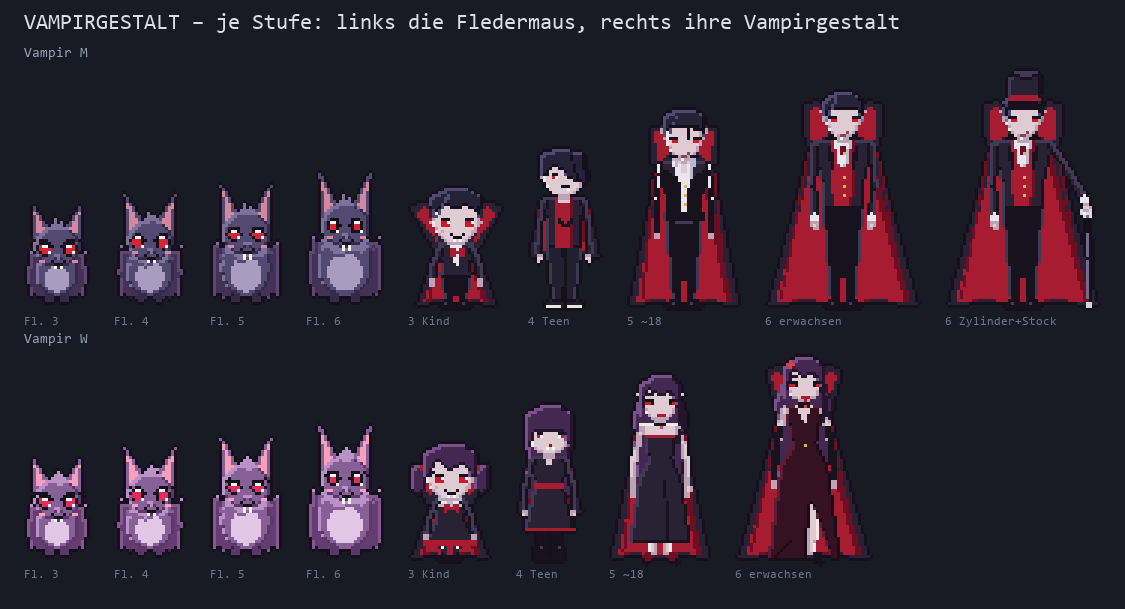

Recreate this plot in Python.
# Entwurf 17.11.2026: Vampir-Fledermaus (zwei Pet-Arten M/W).
# Grundgestalt ist immer die Fledermaus (Ei + 6 Stufen); ab Stufe 3 verwandelt sie
# sich nach Lust in die Vampirgestalt ihrer Stufe: 3 Kind, 4 Teenager,
# 5 junger Erwachsener (~18), 6 ausgewachsen. Eigene Figuren, prozedural.
# Aufruf: python vampir_entwurf.py <zielordner>
#   → fledermaus_entwurf.png, vampir_entwurf.png
import math
import os
import sys

from PIL import Image, ImageDraw, ImageFilter

HIER = os.path.dirname(os.path.abspath(__file__))
for p in (HIER, "C:/DEV/PnPTool/docs/assets/critter-pet"):
    if p not in sys.path:
        sys.path.insert(0, p)
from dcc_entwurf import ei, tafel  # noqa: E402

S = 4  # Überabtastung: Formen in 4×, Mehrheitsentscheid auf 1×
K = (22, 16, 28, 255)
WEISS = (250, 248, 244, 255)


def rgba(f):
    return f if len(f) == 4 else (*f, 255)


def lerp(a, b, t):
    return a + (b - a) * t


# ── Leinwand mit Ebenen ──────────────────────────────────────────────────
class Leinwand:
    def __init__(self, w, h):
        self.w, self.h = w, h
        self.img = Image.new("RGBA", (w, h), (0, 0, 0, 0))

    def _form(self, d, f, fill):
        art = f[0]
        if art == "ell":
            _, cx, cy, rx, ry = f
            d.ellipse([(cx - rx) * S, (cy - ry) * S, (cx + rx) * S, (cy + ry) * S], fill=fill)
        elif art == "poly":
            d.polygon([(x * S, y * S) for x, y in f[1]], fill=fill)
        elif art == "linie":
            pts, b = f[1], f[2]
            d.line([(x * S, y * S) for x, y in pts], fill=fill, width=max(1, round(b * S)), joint="curve")
            for x, y in pts:
                d.ellipse([(x - b / 2) * S, (y - b / 2) * S, (x + b / 2) * S, (y + b / 2) * S], fill=fill)
        elif art == "aus":
            self._form(d, f[1], 0)

    def maske(self, formen):
        m = Image.new("L", (self.w * S, self.h * S), 0)
        d = ImageDraw.Draw(m)
        for f in formen:
            self._form(d, f, 255)
        return m.resize((self.w, self.h), Image.BOX).point(lambda v: 255 if v >= 128 else 0)

    def lege(self, formen, farbe, kante=None, clip=None, maske=None):
        """Ebene in `farbe`. `kante`: Rand dort, wo schon etwas darunter liegt
        (innere Trennlinie), an der freien Silhouette nicht (die bekommt K)."""
        m = maske if maske is not None else self.maske(formen)
        if clip is not None:
            m = Image.composite(m, Image.new("L", m.size, 0), clip)
        if kante is not None:
            alt = self.img.copy().load()
            mp = m.load()
            rand = []
            for y in range(self.h):
                for x in range(self.w):
                    if not mp[x, y]:
                        continue
                    for dx, dy in ((1, 0), (-1, 0), (0, 1), (0, -1)):
                        nx, ny = x + dx, y + dy
                        if 0 <= nx < self.w and 0 <= ny < self.h and not mp[nx, ny] and alt[nx, ny][3]:
                            rand.append((x, y))
                            break
        self.img.paste(rgba(farbe), (0, 0), m)
        if kante is not None:
            px = self.img.load()
            for x, y in rand:
                px[x, y] = rgba(kante)
        return m

    def licht(self, m, hell=None, dunkel=None, b=1, dx=1):
        """Einfache Fasen-Beleuchtung: linke/obere Kante hell, rechte Kante dunkel."""
        if dunkel is not None:
            ver = m.transform(m.size, Image.AFFINE, (1, 0, b * dx, 0, 1, 0))  # nach links geschoben
            band = Image.composite(m, Image.new("L", m.size, 0), ver.point(lambda v: 255 - v))
            self.img.paste(rgba(dunkel), (0, 0), band)
        if hell is not None:
            ver = m.transform(m.size, Image.AFFINE, (1, 0, -b * dx, 0, 1, -b))
            band = Image.composite(m, Image.new("L", m.size, 0), ver.point(lambda v: 255 - v))
            self.img.paste(rgba(hell), (0, 0), band)

    def px(self, x, y, farbe):
        x, y = round(x), round(y)
        if 0 <= x < self.w and 0 <= y < self.h:
            self.img.putpixel((x, y), rgba(farbe))

    def karte(self, x0, y0, zeilen, farben, spiegel=False):
        """ASCII-Pixelkarte; Leerzeichen/Punkt = nichts."""
        for j, z in enumerate(zeilen):
            if spiegel:
                z = z[::-1]
            for i, ch in enumerate(z):
                if ch in farben:
                    self.px(x0 + i, y0 + j, farben[ch])

    def fertig(self):
        return umriss(self.img)


def umriss(img):
    w, h = img.size
    px = img.load()
    out = img.copy()
    po = out.load()
    for y in range(h):
        for x in range(w):
            if px[x, y][3] == 0:
                for dx, dy in ((1, 0), (-1, 0), (0, 1), (0, -1)):
                    nx, ny = x + dx, y + dy
                    if 0 <= nx < w and 0 <= ny < h and px[nx, ny][3]:
                        po[x, y] = K
                        break
    return out


# ══ Fledermaus ═══════════════════════════════════════════════════════════
FLED = {
    "M": dict(D=(50, 44, 74), M=(82, 74, 112), L=(124, 114, 156), B=(168, 156, 192),
              H=(36, 28, 50), H2=(66, 50, 86), H3=(92, 72, 112), O=(212, 136, 158), A=(214, 36, 56), R=(0, 0, 0, 0)),
    "W": dict(D=(90, 56, 104), M=(136, 96, 152), L=(186, 146, 200), B=(226, 198, 230),
              H=(58, 34, 70), H2=(100, 62, 112), H3=(134, 88, 144), O=(248, 160, 186), A=(226, 44, 96), R=(250, 150, 176)),
}


def fledermaus(stufe, g, pose="stehen", augen="offen"):
    """stufe 1..6, g 'M'/'W'. pose: stehen (Flügel angelegt), flug, haengen."""
    p = {k: rgba(v) for k, v in FLED[g].items()}
    t = (stufe - 1) / 5
    L_ = Leinwand(96, 70)
    cx, boden = 48, 66
    rk = lerp(7.2, 8.0, t)            # Kopf
    rb = lerp(5.6, 9.2, t)            # Rumpf
    rbh = rb * lerp(0.95, 1.12, t)
    by = boden - 2.2 - rbh            # Rumpfmitte
    ky = by - rbh * lerp(0.55, 0.85, t) - rk * 0.55  # Kopfmitte
    oh = lerp(5.5, 9.5, t)            # Ohrhöhe
    fl = pose == "flug"

    # Flügel hinten
    sy = by - rbh * 0.45
    if fl:
        sp = lerp(38, 82, t)
        for s in (-1, 1):
            wrist = (cx + s * sp * 0.30, sy - sp * 0.22)
            tips = [(cx + s * sp * 0.50, sy - sp * 0.10), (cx + s * sp * 0.48, sy + sp * 0.12),
                    (cx + s * sp * 0.33, sy + sp * 0.22)]
            koerper = (cx + s * rb * 0.6, by + rbh * 0.55)
            pts = [(cx + s * rb * 0.5, sy - 1), wrist, tips[0]]
            prev = tips[0]
            for tp in tips[1:] + [koerper]:
                mx, my = (prev[0] + tp[0]) / 2, (prev[1] + tp[1]) / 2
                pts.append((lerp(mx, wrist[0], 0.22), lerp(my, wrist[1], 0.22)))  # Bogen nach innen
                pts.append(tp)
                prev = tp
            m = L_.lege([("poly", pts)], p["H2"])
            L_.licht(m, hell=p["H3"], b=1, dx=-s)
            for tp in tips:
                L_.lege([("linie", [wrist, tp], 1.0)], p["H"])
            L_.lege([("linie", [(cx + s * rb * 0.5, sy), wrist], 1.6)], p["H"])
            L_.lege([("poly", [(wrist[0] - 1, wrist[1]), (wrist[0] + s * 1.5, wrist[1] - 2.6), (wrist[0] + 1, wrist[1])])], p["D"])
    else:
        zu = 1.0 if pose == "haengen" else 0.0
        for s in (-1, 1):
            br = rb * lerp(1.0, 0.7, zu)
            pts = [(cx + s * rb * 0.55, sy - 1), (cx + s * (br + 1.8), sy - 3.6),  # Daumen oben
                   (cx + s * (br + 2.6), by), (cx + s * (br + 1.8), boden - 1.8),
                   (cx + s * (br + 0.4), boden - 3.4), (cx + s * (br - 0.8), boden - 1.4),
                   (cx + s * rb * lerp(0.3, -0.1, zu), boden - 2.8)]
            m = L_.lege([("poly", pts)], p["H2"])
            L_.licht(m, hell=p["H3"], dunkel=p["H"], dx=-s)
            L_.px(cx + s * (br + 2.0), sy - 4.6, p["L"])  # Daumenkralle

    # Füße
    if not fl:
        for s in (-1, 1):
            L_.lege([("ell", cx + s * rb * 0.38, boden - 1.4, 1.6, 1.3)], p["D"])
    # Rumpf
    m = L_.lege([("ell", cx, by, rb, rbh)], p["M"], kante=p["D"])
    L_.licht(m, hell=p["L"], dunkel=p["D"], b=1)
    L_.lege([("ell", cx, by + rbh * 0.22, rb * 0.6, rbh * 0.62)], p["B"], clip=m)
    if stufe >= 4:  # Halskrause aus Fell
        n = 7
        pts = []
        for i in range(n + 1):
            a = math.pi * i / n
            r = rb * 0.95 + (1.6 if i % 2 else 0)
            pts.append((cx - math.cos(a) * r, by - rbh * 0.62 + math.sin(a) * 2.6 + (1.8 if i % 2 else 0)))
        pts += [(cx + rb * 0.8, by - rbh * 0.8), (cx - rb * 0.8, by - rbh * 0.8)]
        L_.lege([("poly", pts)], p["L"], kante=p["M"])

    # Ohren
    for s in (-1, 1):
        a = (cx + s * rk * 0.18, ky - rk * 0.55)
        b_ = (cx + s * rk * 0.95, ky - rk * 0.15)
        tip = (cx + s * rk * lerp(1.15, 1.05, t), ky - rk - oh)
        m = L_.lege([("poly", [a, tip, b_])], p["M"], kante=p["D"])
        inn = [(lerp(a[0], b_[0], 0.25), lerp(a[1], b_[1], 0.25) + 0.3), (lerp(tip[0], cx + s * rk * 0.55, 0.2), tip[1] + 2.2),
               (lerp(a[0], b_[0], 0.8), lerp(a[1], b_[1], 0.8))]
        L_.lege([("poly", inn)], p["O"], clip=m)
    # Kopf
    m = L_.lege([("ell", cx, ky, rk, rk * 0.9)], p["M"], kante=p["D"])
    L_.licht(m, hell=p["L"], dunkel=p["D"])
    # Haarbüschel
    if g == "W":
        L_.lege([("poly", [(cx - 2.5, ky - rk * 0.8), (cx, ky - rk * 1.25), (cx + 2.8, ky - rk * 1.05), (cx + 1.0, ky - rk * 0.65)])], p["L"])
        L_.px(cx + 2.6, ky - rk * 1.15 + 1, p["M"])
    else:
        L_.lege([("poly", [(cx - 2, ky - rk * 0.82), (cx - 0.6, ky - rk * 1.3), (cx + 0.6, ky - rk * 0.95), (cx + 2.0, ky - rk * 1.22), (cx + 2.4, ky - rk * 0.8)])], p["L"])
    # Gesicht
    er = lerp(2.7, 2.2, t)
    ey = ky + 0.2
    for s in (-1, 1):
        ex = cx + s * max(rk * 0.44, er + 1.7)
        if augen == "zu":
            L_.lege([("linie", [(ex - er, ey), (ex, ey + 0.8), (ex + er, ey)], 0.9)], K)
            continue
        L_.lege([("ell", ex, ey, er, er * 1.1)], K)
        if stufe >= 3:
            L_.lege([("ell", ex, ey + 0.4, er * 0.62, er * 0.62)], p["A"])
        L_.px(ex - er * 0.4, ey - er * 0.5, WEISS)
        L_.px(ex - er * 0.4 + 1, ey - er * 0.5, WEISS)
        L_.px(ex + er * 0.45, ey + er * 0.45, WEISS)
        if g == "W":  # Wimpern außen
            L_.px(ex + s * (er + 0.8), ey - er * 0.9, K)
            L_.px(ex + s * (er + 0.2), ey - er * 1.3, K)
        L_.px(ex + s * 1.2, ey + er + 1.2, p["O"])  # Bäckchen
        L_.px(ex + s * 2.2, ey + er + 1.2, p["O"])
    ny = ky + rk * 0.45
    L_.lege([("ell", cx, ny, 1.5, 0.9)], p["L"])
    L_.px(cx - 0.7, ny, p["D"])
    L_.px(cx + 0.7, ny, p["D"])
    my = ny + 1.4
    L_.karte(round(cx) - 2, round(my), ["K...K", ".KKK."], {"K": K})
    if stufe >= 3:
        lang = 2 if stufe >= 5 else 1
        for i in range(lang):
            L_.px(round(cx) - 1, round(my) + 2 + i, WEISS)
            L_.px(round(cx) + 1, round(my) + 2 + i, WEISS)
    bild = L_.fertig()
    if pose == "haengen":
        bild = bild.transpose(Image.FLIP_TOP_BOTTOM)
        bb = bild.getbbox()
        neu = Image.new("RGBA", (96, 74), (0, 0, 0, 0))
        neu.paste(bild, (0, 4 - bb[1]), bild)
        d = ImageDraw.Draw(neu)
        d.rectangle([cx - 16, 0, cx + 16, 3], fill=(96, 104, 128, 255))  # Kante (Popup/Menü)
        d.line([(cx - 16, 3), (cx + 16, 3)], fill=(60, 66, 86, 255))
        # Krallen um die Kante
        for s in (-1, 1):
            x = round(cx + s * rb * 0.38)
            d.point([(x - 1, 2), (x + 1, 2), (x, 2)], fill=rgba(FLED[g]["D"]))
        bild = neu
    return bild


# ══ Vampirgestalt ════════════════════════════════════════════════════════
HAUT = dict(L=(244, 232, 232), M=(222, 204, 210), D=(188, 164, 180))
STOFF = dict(D=(22, 18, 30), M=(40, 34, 52), L=(66, 58, 84))
ROT = dict(D=(110, 14, 34), M=(168, 28, 50), L=(220, 64, 80))
HEMD = dict(M=(232, 230, 238), D=(186, 184, 204))
GOLD = (222, 180, 76)
HAAR = {"M": dict(D=(18, 16, 28), M=(38, 34, 56), L=(80, 74, 112)),
        "W": dict(D=(36, 20, 44), M=(68, 40, 82), L=(122, 82, 138))}
AUGE = (210, 24, 44)
LIPPE = (178, 22, 48)

# Maße je Stufe (Höhe, Kopfradius, Schulter, Taille, Hüfte, Rumpflänge, Hals)
MASSE = {
    ("M", 3): dict(H=38, rk=8.4, sch=6.0, ta=5.2, hu=5.4, tor=11, hals=0.6),
    ("M", 4): dict(H=52, rk=7.4, sch=7.4, ta=5.6, hu=5.8, tor=16, hals=1.2),
    ("M", 5): dict(H=64, rk=6.8, sch=9.0, ta=6.2, hu=6.4, tor=20, hals=1.8),
    ("M", 6): dict(H=70, rk=6.6, sch=10.6, ta=6.8, hu=6.8, tor=22, hals=2.0),
    ("W", 3): dict(H=37, rk=8.4, sch=5.6, ta=5.0, hu=5.4, tor=10.5, hals=0.6),
    ("W", 4): dict(H=50, rk=7.3, sch=6.4, ta=4.8, hu=6.0, tor=15, hals=1.4),
    ("W", 5): dict(H=60, rk=6.6, sch=7.2, ta=4.0, hu=7.2, tor=18, hals=2.0),
    ("W", 6): dict(H=66, rk=6.4, sch=7.6, ta=4.0, hu=7.8, tor=20, hals=2.2),
}


def vampir(g, stufe, zylinder=False, stock=False):
    """zylinder/stock: Accessoires des Mannes (Mark 17.11.: setzt sich manchmal
    einen Zylinder auf, eleganter Gehstock)."""
    m_ = MASSE[(g, stufe)]
    L_ = Leinwand(72, 96)
    cx, boden = 36, 94
    H, rk = m_["H"], m_["rk"]
    ky = boden - H + rk                 # Kopfmitte
    kinn = ky + rk * 0.92
    sy = kinn + m_["hals"]              # Schulterlinie
    hy = sy + m_["tor"]                 # Hüfte
    beine = boden - hy
    sch, ta, hu = m_["sch"], m_["ta"], m_["hu"]
    hz = HAAR[g]

    # ── Umhang (hinten) ──
    umhang = {3: 1.0, 4: 0.55, 5: 1.0, 6: 1.0}[stufe]
    kragen = {("M", 3): 1.0, ("M", 4): 0.0, ("M", 5): 0.7, ("M", 6): 1.25,
              ("W", 3): 0.6, ("W", 4): 0.0, ("W", 5): 0.0, ("W", 6): 1.25}[(g, stufe)]
    if umhang:
        unten = lerp(sy, boden - 1, umhang)
        weit = sch + lerp(3, {3: 7, 4: 5, 5: 9, 6: 14}[stufe], umhang)
        pts = [(cx - sch + 0.5, sy - 0.5), (cx + sch - 0.5, sy - 0.5),
               (cx + weit, unten), (cx + weit * 0.5, unten - 1.2), (cx, unten), (cx - weit * 0.5, unten - 1.2), (cx - weit, unten)]
        L_.lege([("poly", pts)], STOFF["M"])
        inn = [(cx - sch + 2, sy + 1), (cx + sch - 2, sy + 1), (cx + weit - 2.2, unten - 0.6),
               (cx + weit * 0.5, unten - 2.0), (cx, unten - 0.8), (cx - weit * 0.5, unten - 2.0), (cx - weit + 2.2, unten - 0.6)]
        mr = L_.lege([("poly", inn)], ROT["M"])
        L_.licht(mr, dunkel=ROT["D"], b=2)
        # Faltenlinien
        for s in (-1, 1):
            L_.lege([("linie", [(cx + s * (sch + 1), sy + 4), (cx + s * (weit - 4), unten - 2)], 0.8)], ROT["D"])
    if kragen:
        for s in (-1, 1):
            kh = rk * kragen
            pts = [(cx + s * (sch - 1.5), sy + 1), (cx + s * (rk * 0.55), kinn - 1),
                   (cx + s * (rk * 0.9 + kh * 0.25), ky - kh * 0.7), (cx + s * (rk * 1.25 + kh * 0.55), ky - kh * 0.35 - 1),
                   (cx + s * (sch + 1.5), sy + 1.5)]
            L_.lege([("poly", pts)], STOFF["M"])
            inn = [(cx + s * (rk * 0.7), kinn - 0.5), (cx + s * (rk * 0.95 + kh * 0.25), ky - kh * 0.5),
                   (cx + s * (rk * 1.15 + kh * 0.45), ky - kh * 0.25), (cx + s * (sch - 0.5), sy + 0.5)]
            L_.lege([("poly", inn)], ROT["M"])

    # ── Haar hinten (lang, Frauen) ──
    if g == "W" and stufe >= 4:
        lang = {4: hy - 2, 5: hy + 2, 6: hy + 8}[stufe]
        br = rk * {4: 1.05, 5: 1.25, 6: 1.35}[stufe]
        pts = [(cx - rk * 0.9, ky - rk * 0.4), (cx + rk * 0.9, ky - rk * 0.4)]
        if stufe == 4:
            pts += [(cx + br, lang), (cx - br, lang)]
        else:  # wellig
            n = 5
            rechts = [(cx + br + (1.2 if i % 2 else -0.4), lerp(ky, lang, i / n)) for i in range(1, n + 1)]
            pts += rechts + [(cx + br * 0.4, lang - 2), (cx - br * 0.4, lang - 1)] + [(2 * cx - x, y) for x, y in reversed(rechts)]
        mh = L_.lege([("poly", pts)], hz["M"])
        L_.licht(mh, hell=hz["L"], dunkel=hz["D"])

    # ── Beine ──
    knie = hy + beine * 0.5
    if g == "M":
        hose = STOFF["D"] if stufe != 4 else (34, 32, 48)
        for s in (-1, 1):
            pts = [(cx + s * 0.3, hy), (cx + s * hu, hy - 0.5), (cx + s * (hu * 0.62), boden - 2), (cx + s * 0.9, boden - 2)]
            mb = L_.lege([("poly", pts)], hose, kante=STOFF["D"])
            L_.licht(mb, hell=STOFF["L"] if stufe != 4 else (60, 58, 80), b=1, dx=-s)
            schuh = STOFF["D"] if stufe != 4 else (30, 30, 40)
            L_.lege([("ell", cx + s * (hu * 0.42 + 0.4), boden - 1.3, hu * 0.45 + 0.6, 1.4)], schuh, kante=K)
            if stufe == 4:  # Turnschuh-Sohle
                L_.lege([("poly", [(cx + s * 0.9, boden - 0.6), (cx + s * (hu * 0.84 + 0.8), boden - 0.6), (cx + s * (hu * 0.84 + 0.8), boden), (cx + s * 0.9, boden)])], (230, 230, 236))
            else:
                L_.px(cx + s * (hu * 0.42 + 0.4) - 1, boden - 2, STOFF["L"])
    else:
        bein_farbe = {3: (240, 238, 244), 4: (60, 44, 76), 5: HAUT["M"], 6: HAUT["M"]}[stufe]
        for s in (-1, 1):
            if stufe == 6 and s == -1:
                continue  # das andere Bein bleibt unterm Kleid
            pts = [(cx + s * 0.6, hy), (cx + s * hu * 0.8, hy), (cx + s * (hu * 0.42 + 0.6), boden - 2), (cx + s * 1.0, boden - 2)]
            mb = L_.lege([("poly", pts)], bein_farbe, kante=HAUT["D"] if stufe >= 5 else STOFF["M"])
            if stufe == 4:  # Ringelstrümpfe
                y = hy + 2
                while y < boden - 3:
                    L_.lege([("poly", [(cx - 8, y), (cx + 8, y), (cx + 8, y + 1), (cx - 8, y + 1)])], (24, 18, 32), clip=mb)
                    y += 2
            if stufe >= 5:
                L_.licht(mb, hell=HAUT["L"], dunkel=HAUT["D"], dx=-s)
            # Schuhe
            if stufe == 3:
                L_.lege([("ell", cx + s * (hu * 0.3 + 0.8), boden - 1.2, 2.2, 1.3)], STOFF["D"])
            elif stufe == 4:  # Stiefel
                L_.lege([("poly", [(cx + s * 0.9, knie + 4), (cx + s * (hu * 0.55 + 0.9), knie + 4), (cx + s * (hu * 0.62 + 1.6), boden), (cx + s * 0.6, boden)])], STOFF["D"], kante=K)
                L_.px(cx + s * (hu * 0.45), knie + 5, STOFF["L"])
            else:  # Absatzschuhe
                fx = cx + s * (hu * 0.42 + 0.9)
                L_.lege([("poly", [(fx - 1.6, boden - 2.5), (fx + 1.6, boden - 2.5), (fx + 1.2, boden - 0.5), (fx - 1.2, boden - 0.5)])], ROT["D"] if stufe == 5 else STOFF["D"])
                L_.px(fx + s * 1, boden, STOFF["D"])

    # ── Rumpf / Kleid ──
    tw = sy + m_["tor"] * 0.62
    rumpf = [(cx - sch, sy), (cx + sch, sy), (cx + ta, tw), (cx + hu, hy), (cx - hu, hy), (cx - ta, tw)]
    if g == "M":
        jacke = {3: STOFF["M"], 4: STOFF["M"], 5: STOFF["M"], 6: STOFF["M"]}[stufe]
        mr = L_.lege([("poly", rumpf)], jacke, kante=STOFF["D"])
        L_.licht(mr, hell=STOFF["L"], dunkel=STOFF["D"])
        if stufe == 3:  # Hemd-V, rote Fliege
            L_.lege([("poly", [(cx - 2.6, sy), (cx + 2.6, sy), (cx, tw + 1)])], HEMD["M"], clip=mr)
            L_.karte(round(cx) - 2, round(sy) + 1, ["RR.RR", "RRRRR", "RR.RR"], {"R": ROT["M"]})
        elif stufe == 4:  # offene Jacke, rotes Shirt mit Fledermaus-Logo
            ms = L_.lege([("poly", [(cx - 2.8, sy), (cx + 2.8, sy), (cx + 3.2, hy), (cx - 3.2, hy)])], ROT["M"], clip=mr)
            L_.licht(ms, dunkel=ROT["D"])
            L_.karte(round(cx) - 2, round(sy + m_["tor"] * 0.4), ["K...K", "KK.KK", ".KKK."], {"K": STOFF["D"]})
            L_.lege([("poly", [(cx - 2.5, sy), (cx + 2.5, sy), (cx + 1.5, sy + 1.5), (cx - 1.5, sy + 1.5)])], HAUT["M"])
        elif stufe == 5:  # weißes Hemd offen, schwarze Weste
            mh = L_.lege([("poly", [(cx - 3.4, sy), (cx + 3.4, sy), (cx + 2.4, hy - 2), (cx - 2.4, hy - 2)])], HEMD["M"], clip=mr)
            L_.licht(mh, dunkel=HEMD["D"])
            L_.lege([("poly", [(cx - 1.8, sy), (cx + 1.8, sy), (cx, sy + 5)])], HAUT["M"])  # offener Kragen
            for s in (-1, 1):
                L_.lege([("poly", [(cx + s * 1.8, sy - 0.5), (cx + s * 3.6, sy - 0.5), (cx + s * 2.6, sy + 2.6)])], HEMD["M"], kante=HEMD["D"])
            # Weste
            for s in (-1, 1):
                L_.lege([("poly", [(cx + s * 2.0, sy + 6), (cx + s * (ta + 0.5), sy + 3), (cx + s * (hu - 0.2), hy), (cx + s * 0.3, hy)])], STOFF["D"], clip=mr)
            for i in range(3):
                L_.px(cx - 0.5, sy + 8 + i * 3, GOLD)
        else:  # 6: Frack, rote Weste, Halstuch mit Rubin
            mw = L_.lege([("poly", [(cx - 4.0, sy), (cx + 4.0, sy), (cx + 3.2, hy - 1), (cx - 3.2, hy - 1)])], ROT["M"], clip=mr)
            L_.licht(mw, dunkel=ROT["D"])
            mh = L_.lege([("poly", [(cx - 2.6, sy - 0.5), (cx + 2.6, sy - 0.5), (cx + 1.6, sy + 7), (cx, sy + 8.5), (cx - 1.6, sy + 7)])], HEMD["M"])
            L_.licht(mh, dunkel=HEMD["D"])
            L_.lege([("ell", cx, sy + 3.0, 1.4, 1.4)], ROT["L"], kante=ROT["D"])
            L_.px(cx, sy + 3, GOLD)
            for i in range(3):
                L_.px(cx, sy + 11 + i * 3, GOLD)
            for s in (-1, 1):  # Revers
                L_.lege([("poly", [(cx + s * 4.2, sy), (cx + s * 2.6, sy + 11), (cx + s * 5.2, sy + 5)])], STOFF["L"], kante=STOFF["D"])
    else:
        if stufe == 3:  # Kleidchen mit Bubikragen
            rock_u = hy + beine * 0.42
            pts = rumpf[:3] + [(cx + hu + 3.5, rock_u), (cx - hu - 3.5, rock_u)] + rumpf[5:]
            mr = L_.lege([("poly", pts)], STOFF["M"], kante=STOFF["D"])
            L_.licht(mr, hell=STOFF["L"], dunkel=STOFF["D"])
            L_.lege([("poly", [(cx - hu - 3.5, rock_u - 1.4), (cx + hu + 3.5, rock_u - 1.4), (cx + hu + 3.5, rock_u), (cx - hu - 3.5, rock_u)])], ROT["M"], clip=mr)
            for s in (-1, 1):
                L_.lege([("ell", cx + s * 2.2, sy + 0.8, 2.4, 1.6)], HEMD["M"], kante=HEMD["D"])
            L_.karte(round(cx) - 2, round(sy) + 1, ["RR.RR", "RRRRR", "R...R"], {"R": ROT["M"]})
        elif stufe == 4:  # Kleid bis knapp übers Knie, rote Säume, langärmlig
            rock_u = knie
            pts = rumpf[:3] + [(cx + hu + 2.5, rock_u), (cx - hu - 2.5, rock_u)] + rumpf[5:]
            mr = L_.lege([("poly", pts)], STOFF["M"], kante=STOFF["D"])
            L_.licht(mr, hell=STOFF["L"], dunkel=STOFF["D"])
            L_.lege([("poly", [(cx - hu - 3, rock_u - 1.2), (cx + hu + 3, rock_u - 1.2), (cx + hu + 3, rock_u), (cx - hu - 3, rock_u)])], ROT["M"], clip=mr)
            L_.lege([("poly", [(cx - 2.2, sy), (cx + 2.2, sy), (cx, sy + 2.6)])], HAUT["M"])
            L_.lege([("poly", [(cx - ta - 1, tw - 0.5), (cx + ta + 1, tw - 0.5), (cx + ta + 1, tw + 0.8), (cx - ta - 1, tw + 0.8)])], ROT["M"], clip=mr)
        elif stufe == 5:  # schulterfreies Kleid bis zur Wade
            rock_u = knie + beine * 0.26
            haut = L_.lege([("poly", [(cx - sch, sy), (cx + sch, sy), (cx + ta + 1, sy + 4.2), (cx - ta - 1, sy + 4.2)])], HAUT["M"])
            L_.licht(haut, hell=HAUT["L"], dunkel=HAUT["D"])
            top = sy + 3.6
            pts = [(cx - ta - 1.4, top), (cx + ta + 1.4, top), (cx + ta, tw), (cx + hu, hy), (cx + hu + 3, rock_u), (cx - hu - 3, rock_u), (cx - hu, hy), (cx - ta, tw)]
            mr = L_.lege([("poly", pts)], STOFF["M"], kante=STOFF["D"])
            L_.licht(mr, hell=STOFF["L"], dunkel=STOFF["D"])
            L_.lege([("linie", [(cx - ta - 1, top + 0.4), (cx + ta + 1, top + 0.4)], 0.9)], ROT["M"])
            L_.lege([("linie", [(cx + 1.5, hy + 1), (cx + 2.8, rock_u - 1)], 0.8)], STOFF["D"])  # Falte
        else:  # 6: bodenlanges Abendkleid, V-Ausschnitt, Schlitz
            rock_u = boden - 1
            pts = [(cx - sch + 1.2, sy), (cx + sch - 1.2, sy), (cx + ta, tw), (cx + hu, hy), (cx + hu + 4.5, rock_u),
                   (cx + hu + 1.2, rock_u), (cx + 2.2, knie - 5), (cx + 0.4, rock_u), (cx - hu - 4, rock_u), (cx - hu, hy), (cx - ta, tw)]
            mr = L_.lege([("poly", pts)], (52, 18, 34), kante=(30, 10, 22))
            L_.licht(mr, hell=(92, 30, 52), dunkel=(30, 10, 22))
            L_.lege([("poly", [(cx - 2.6, sy - 0.5), (cx + 2.6, sy - 0.5), (cx, sy + 6)])], HAUT["M"])  # V-Ausschnitt
            L_.lege([("linie", [(cx - ta - 0.4, tw), (cx + ta + 0.4, tw)], 0.6)], (176, 138, 60))
            L_.px(cx, tw, GOLD)
            L_.lege([("linie", [(cx - 4, rock_u - 6), (cx - hu - 2, rock_u)], 0.8)], (30, 10, 22))  # Falte

    # ── Arme ──
    arm_b = {3: 2.4, 4: 2.3, 5: 2.3, 6: 2.6}[stufe] * (0.88 if g == "W" else 1)
    for s in (-1, 1):
        sx, s_y = cx + s * (sch - arm_b * 0.5), sy + arm_b * 0.5
        hand = (cx + s * (hu + arm_b * 0.4 + (1.6 if g == "M" else 1.4)), hy + {3: 0.5, 4: 2.5, 5: 4, 6: 4.5}[stufe])
        ell_ = (lerp(sx, hand[0], 0.5) + s * 0.8, lerp(s_y, hand[1], 0.5))
        if stock and s == 1:  # Mark 17.11.: Arm ausgestreckt, stützt sich elegant auf den Stock
            hand = (cx + sch + 10.5, hy - 1.5)
            ell_ = (lerp(sx, hand[0], 0.5) + 0.4, lerp(s_y, hand[1], 0.5) - 0.8)
        if g == "M":
            aermel = HEMD["M"] if stufe == 5 else STOFF["M"]
        else:
            aermel = {3: STOFF["M"], 4: STOFF["M"], 5: HAUT["M"], 6: HAUT["M"]}[stufe]
        ma = L_.lege([("linie", [(sx, s_y), ell_, hand], arm_b)], aermel, kante=STOFF["D"] if aermel != HAUT["M"] else HAUT["D"])
        if aermel == HAUT["M"]:
            L_.licht(ma, dunkel=HAUT["D"], dx=-s)
        if g == "W" and stufe == 6:  # Opernhandschuhe bis über den Ellbogen
            L_.lege([("linie", [(lerp(sx, ell_[0], 0.6), lerp(s_y, ell_[1], 0.6)), ell_, hand], arm_b)], STOFF["D"])
        if aermel == STOFF["M"]:
            L_.licht(ma, hell=STOFF["L"], dx=-s)
        if g == "M" and stufe == 6:  # Manschette
            L_.lege([("linie", [(lerp(ell_[0], hand[0], 0.85), lerp(ell_[1], hand[1], 0.85)), hand], arm_b * 0.9)], HEMD["M"])
        if stock and s == 1:  # Gehstock: schwarz lackiert, Silberknauf, Spitze am Boden
            fuss = (hand[0] + 1.2, boden - 0.5)
            L_.lege([("linie", [(hand[0], hand[1] + 2), fuss], 1.6)], K)
            L_.lege([("linie", [(hand[0] - 0.3, hand[1] + 5), (fuss[0] - 0.6, fuss[1] - 3)], 0.6)], (118, 106, 140))
            L_.lege([("ell", fuss[0], fuss[1] - 0.6, 0.9, 1.0)], (210, 214, 226))
            L_.lege([("ell", hand[0] + 0.3, hand[1] + 3.0, 2.0, 1.6)], (214, 218, 230), kante=(110, 114, 132))  # Knauf unter der Hand
            L_.px(hand[0] - 0.8, hand[1] + 2.6, WEISS)
        L_.lege([("ell", hand[0], hand[1] + 1.2, arm_b * 0.5, arm_b * 0.62)], STOFF["D"] if (g == "W" and stufe == 6) else HAUT["M"], kante=HAUT["D"])

    # ── Hals, Kopf ──
    L_.lege([("poly", [(cx - 1.6, kinn - 2), (cx + 1.6, kinn - 2), (cx + 1.6, sy + 0.5), (cx - 1.6, sy + 0.5)])], HAUT["D"])
    if g == "W" and stufe >= 5:  # Samtband mit Stein
        L_.lege([("linie", [(cx - 1.6, sy - 0.6), (cx + 1.6, sy - 0.6)], 0.9)], STOFF["D"])
        L_.px(cx, sy, ROT["L"])
    mk = L_.lege([("ell", cx, ky, rk * 0.9, rk)], HAUT["M"], kante=HAUT["D"])
    L_.licht(mk, hell=HAUT["L"], dunkel=HAUT["D"])
    # Ohren (leicht spitz ab Stufe 5)
    for s in (-1, 1):
        ox = cx + s * rk * 0.9
        spitz = 1.6 if stufe >= 5 else 0.6
        L_.lege([("poly", [(ox - s * 0.6, ky - 0.6), (ox + s * spitz, ky - 1.6 - spitz), (ox + s * 0.8, ky + 2)])], HAUT["M"], kante=HAUT["D"])

    gesicht(L_, g, stufe, cx, ky, rk)
    haar_vorn(L_, g, stufe, cx, ky, rk, hz)
    if zylinder:
        zylinder_malen(L_, cx, ky, rk)
    return L_.fertig()


def zylinder_malen(L_, cx, ky, rk):
    """Zylinder leicht schräg auf dem Kopf, rotes Band, breite Krempe."""
    krempe = ky - rk * 0.62
    hoch = rk * 1.55
    b_unten, b_oben = rk * 0.72, rk * 0.8
    k = 0.8  # Schräglage nach rechts
    korpus = [(cx - b_unten + k * 0.3, krempe), (cx + b_unten + k * 0.3, krempe),
              (cx + b_oben + k, krempe - hoch), (cx - b_oben + k, krempe - hoch)]
    mz = L_.lege([("poly", korpus)], STOFF["M"], kante=STOFF["D"])
    L_.licht(mz, hell=STOFF["L"], dunkel=STOFF["D"])
    L_.lege([("ell", cx + k, krempe - hoch, b_oben, 1.0)], STOFF["L"], kante=STOFF["D"])  # Deckel
    L_.lege([("poly", [(cx - b_unten, krempe - 1.0), (cx + b_unten + 0.6, krempe - 1.0),
                      (cx + b_unten + 0.7, krempe - 2.8), (cx - b_unten + 0.1, krempe - 2.8)])], ROT["M"])  # Band
    L_.lege([("ell", cx + 0.3, krempe + 0.2, rk * 1.18, 1.3)], STOFF["D"], kante=K)  # Krempe
    L_.px(cx - rk * 0.9, krempe - 0.2, STOFF["L"])


def gesicht(L_, g, stufe, cx, ky, rk):
    x0 = round(cx)
    ey = round(ky + rk * 0.12)
    f = {"K": K, "R": AUGE, "W": WEISS, "M": (120, 30, 44), "Z": WEISS, "L": LIPPE, "B": (226, 160, 172), "H": HAUT["D"]}
    if stufe == 3:  # große Kinderaugen, Grinsen mit Zähnchen
        auge = ["KKK", "RRW" if g == "M" else "RRW", "RRR"]
        dx = 4 if rk > 8 else 3
        for s in (-1, 1):
            L_.karte(x0 + s * dx - 1, ey - 1, auge, f, spiegel=False)
            if g == "W":
                L_.px(x0 + s * (dx + 2), ey - 2, K)
            L_.px(x0 + s * (dx + 1), ey + 3, "B" and f["B"])
        L_.karte(x0 - 2, ey + 4, ["K...K", ".KKK.", ".Z.Z."], f)
    elif stufe == 4:
        for s in (-1, 1):
            L_.karte(x0 + s * 3 - (1 if s < 0 else 0), ey - 1, ["KK", "RW"] if s < 0 else ["KK", "WR"], f)
            if g == "W":
                L_.px(x0 + s * 4 + (0 if s < 0 else 1), ey - 2, K)
        if g == "M":
            L_.karte(x0 - 1, ey + 3, ["KKK", "..Z"], f)       # schmollend, ein Zähnchen
        else:
            L_.karte(x0 - 1, ey + 3, [".M.", "Z.Z"], f)
    else:  # 5/6: halb gesenkte Lider, schmal, Augenbrauen
        for s in (-1, 1):
            ex = x0 + s * 3 - (2 if s < 0 else 0)
            lid = ["KKK", "RRK" if s < 0 else "KRR"] if g == "W" else ["KKK", ".RR" if s < 0 else "RR."]
            L_.karte(ex, ey - 1, lid, f)
            if g == "W":
                L_.px(ex + (-1 if s < 0 else 3), ey - 2, K)  # Wimpernschwung
            # Brauen
            b = ["..KK", "KK.."] if s < 0 else ["KK..", "..KK"]
            if g == "M":
                L_.karte(ex - (1 if s < 0 else 0), ey - 4, b if stufe == 6 else [b[1] if s < 0 else b[0]], {"K": HAAR["M"]["D"]})
            else:
                L_.karte(ex, ey - 3, [".KK" if s < 0 else "KK."], {"K": HAAR["W"]["D"]})
        if g == "M":  # Schmunzeln mit einem Fangzahn
            L_.karte(x0 - 1, ey + 4, ["..m", "mm.", "Z.."], {**f, "m": (132, 70, 86)})
        else:  # rote Lippen
            L_.karte(x0 - 1, ey + 4, ["LLL"] if stufe == 5 else ["LLL", ".L."], f)


def haar_vorn(L_, g, stufe, cx, ky, rk, hz):
    oben = ky - rk
    if g == "M":
        if stufe == 4:  # Emo-Pony über das rechte Auge
            pts = [(cx - rk * 1.0, ky + 0.5), (cx - rk * 1.05, oben + 1), (cx - 2, oben - 1.5), (cx + rk * 0.9, oben + 0.5),
                   (cx + rk * 1.05, ky + 3), (cx + rk * 0.5, ky + 2.2), (cx + 1.0, ky + 1.4), (cx - 0.5, ky - 1.6),
                   (cx - rk * 0.55, ky - rk * 0.35), (cx - rk * 0.8, ky + 0.8)]
            mh = L_.lege([("poly", pts)], hz["M"], kante=hz["D"])
            L_.licht(mh, hell=hz["L"], dunkel=hz["D"])
            L_.lege([("linie", [(cx + 2, oben + 1), (cx + rk * 0.6, ky + 0.8)], 0.7)], hz["D"])
        else:  # zurückgekämmt mit Witwenspitze
            spitze = ky - rk * {3: 0.45, 5: 0.4, 6: 0.5}[stufe]
            pts = [(cx - rk * 0.98, ky + 0.5), (cx - rk * 1.0, oben + 0.5), (cx - rk * 0.4, oben - 2.0), (cx + rk * 0.4, oben - 2.0),
                   (cx + rk * 1.0, oben + 0.5), (cx + rk * 0.98, ky + 0.5), (cx + rk * 0.82, ky - rk * 0.25),
                   (cx + rk * 0.45, ky - rk * 0.5), (cx, spitze), (cx - rk * 0.45, ky - rk * 0.5), (cx - rk * 0.82, ky - rk * 0.25)]
            mh = L_.lege([("poly", pts)], hz["M"], kante=hz["D"])
            L_.licht(mh, hell=hz["L"], dunkel=hz["D"])
            L_.lege([("linie", [(cx - 2, oben - 0.5), (cx - rk * 0.75, ky - 1)], 0.7)], hz["L"])
            if stufe == 5:  # lose Strähne in der Stirn
                L_.lege([("linie", [(cx + 0.5, spitze - 1), (cx + 1.8, ky - 0.5), (cx + 1.2, ky + 1)], 0.9)], hz["M"], kante=hz["D"])
            if stufe == 6:  # graue Schläfen
                for s in (-1, 1):
                    L_.px(cx + s * rk * 0.92, ky - 0.5, (150, 146, 170))
                    L_.px(cx + s * rk * 0.92, ky + 0.5, (120, 116, 140))
    else:
        if stufe == 3:  # Zöpfe mit roten Bändern
            for s in (-1, 1):
                zx = cx + s * (rk + 2.2)
                mz = L_.lege([("ell", zx, ky + 1.5, 2.6, 4.8)], hz["M"], kante=hz["D"])
                L_.licht(mz, hell=hz["L"], dunkel=hz["D"])
                L_.lege([("ell", cx + s * (rk + 0.4), ky - 2.6, 1.4, 1.2)], ROT["M"])
        pony = {3: ky - rk * 0.25, 4: ky - 0.8, 5: ky - rk * 0.3, 6: ky - rk * 0.35}[stufe]
        pts = [(cx - rk * 1.02, ky + (6 if stufe >= 4 else 0.6)), (cx - rk * 1.05, oben + 1), (cx - rk * 0.3, oben - 1.8),
               (cx + rk * 0.5, oben - 1.6), (cx + rk * 1.05, oben + 1), (cx + rk * 1.02, ky + (6 if stufe >= 4 else 0.6))]
        if stufe == 4:  # gerader Pony
            pts += [(cx + rk * 0.78, ky + 3), (cx + rk * 0.72, pony), (cx - rk * 0.72, pony), (cx - rk * 0.78, ky + 3)]
        else:  # Seitenscheitel, Pony schwingt zur Seite
            pts += [(cx + rk * 0.8, ky + 1), (cx + rk * 0.6, ky - rk * 0.45), (cx - 0.5, pony + 0.6),
                    (cx - rk * 0.55, ky - rk * 0.62), (cx - rk * 0.8, ky + 1)]
        mh = L_.lege([("poly", pts)], hz["M"], kante=hz["D"])
        L_.licht(mh, hell=hz["L"], dunkel=hz["D"])
        if stufe >= 5:  # Locke vorn über die Schulter
            s = 1
            L_.lege([("linie", [(cx + s * rk * 0.95, ky + 2), (cx + s * rk * 1.15, ky + rk + 3), (cx + s * rk * 0.85, ky + rk + 7)], 1.8)], hz["M"], kante=hz["D"])
        if stufe == 6:
            L_.lege([("ell", cx - rk * 0.7, oben + 0.6, 1.2, 1.0)], ROT["L"])  # Haarschmuck (Rose)
            L_.px(cx - rk * 0.7, oben + 0.6, ROT["D"])


def verwandlung_puff(g, stufe, seed=7):
    """Kleine Vorschau: Rauch mit Mini-Fledermäusen (Übergang)."""
    import random
    rnd = random.Random(seed)
    img = Image.new("RGBA", (72, 84), (0, 0, 0, 0))
    d = ImageDraw.Draw(img)
    for _ in range(26):
        x, y = rnd.uniform(14, 58), rnd.uniform(30, 80)
        r = rnd.uniform(3, 7)
        c = rnd.choice(((120, 100, 140, 200), (160, 140, 180, 200), (90, 72, 110, 220)))
        d.ellipse([x - r, y - r, x + r, y + r], fill=c)
    fb = FLED[g]
    for _ in range(5):
        x, y = rnd.uniform(16, 56), rnd.uniform(12, 50)
        d.polygon([(x - 4, y - 1), (x - 2, y), (x, y - 1.5), (x + 2, y), (x + 4, y - 1), (x + 2.5, y + 1.5), (x, y + 0.5), (x - 2.5, y + 1.5)], fill=rgba(fb["H"]))
    return umriss(img)


def main(ziel):
    os.makedirs(ziel, exist_ok=True)
    spalten = ["Ei", "1", "2", "3", "4", "5", "6", "fliegt", "hängt"]
    eifarben = {"M": ((70, 62, 96), (110, 100, 140), (160, 150, 190)), "W": ((120, 84, 136), (170, 130, 186), (214, 186, 226))}
    zeilen = []
    for g, name in (("M", "Fledermaus M"), ("W", "Fledermaus W")):
        e = ei(eifarben[g], rgba(FLED[g]["A"]), seed=4, gross=0.85, flecken=6)
        zeilen.append((name, [e] + [fledermaus(s, g) for s in range(1, 7)] + [fledermaus(4, g, "flug"), fledermaus(4, g, "haengen")]))
    tafel("FLEDERMAUS M/W – Ei + 6 Stufen, rechts fliegt und hängt kopfüber", zeilen, spalten,
          os.path.join(ziel, "fledermaus_entwurf.png"))

    zeilen = []
    for g, name in (("M", "Vampir M"), ("W", "Vampir W")):
        extra = [vampir("M", 6, zylinder=True, stock=True)] if g == "M" else []
        zeilen.append((name, [fledermaus(s, g) for s in (3, 4, 5, 6)] + [vampir(g, s) for s in (3, 4, 5, 6)] + extra))
    tafel("VAMPIRGESTALT – je Stufe: links die Fledermaus, rechts ihre Vampirgestalt", zeilen,
          ["Fl. 3", "Fl. 4", "Fl. 5", "Fl. 6", "3 Kind", "4 Teen", "5 ~18", "6 erwachsen", "6 Zylinder+Stock"],
          os.path.join(ziel, "vampir_entwurf.png"))


if __name__ == "__main__":
    main(sys.argv[1] if len(sys.argv) > 1 else HIER)
